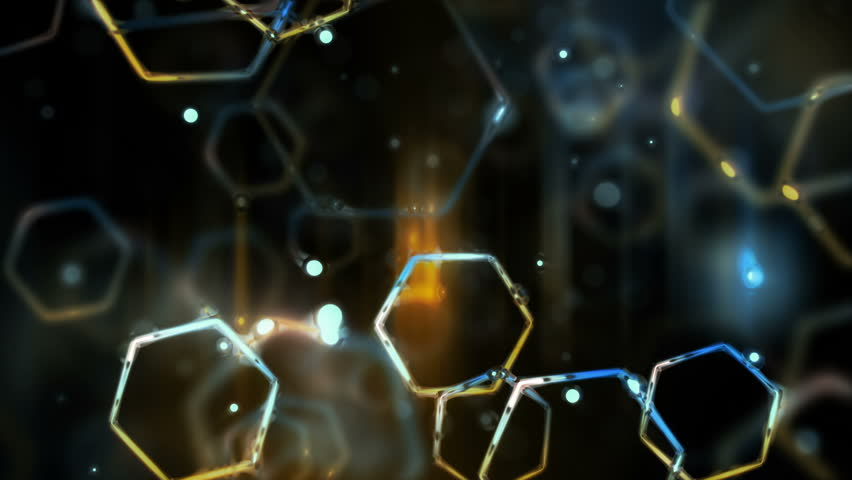
#> input picture img.jpg, 852 x 480 px
$ jupyter execute Image_operations.ipynb
#> lines starting #> are read from the running program, lines starting #| are printed output that depends on the picture; after the words box and inside, x2 and y2 are one past the last pixel; in counts of white or black regions, pixels touching at a corner belong together
### Each video  = sum of frames
### Each frame = collection of pixel , each pixel has a location in the picture or frame and an associated value depicting intensity of color of that specefic channel.

[cell 1]
#import our dependencies
import cv2
import numpy as np

[cell 2]
img = cv2.imread('img.jpg',cv2.IMREAD_COLOR)
#> img is the input picture: shape (480, 852, 3); mean B, G, R 29.5, 37, 33.7

[cell 3]
# To refer to a particular pixel use something like this
px = img[35,35]
#> px = [2, 7, 6]

[cell 4]
#to change the value of a particular pixel
img[25,25] = [255,255,255]
#> img: shape (480, 852, 3); under 0.01% of pixels changed, all inside (x1, y1, x2, y2) = (25, 25, 26, 26)

[cell 5]
# We can refer to the region of an image as :
region = img[20:500,50:800]
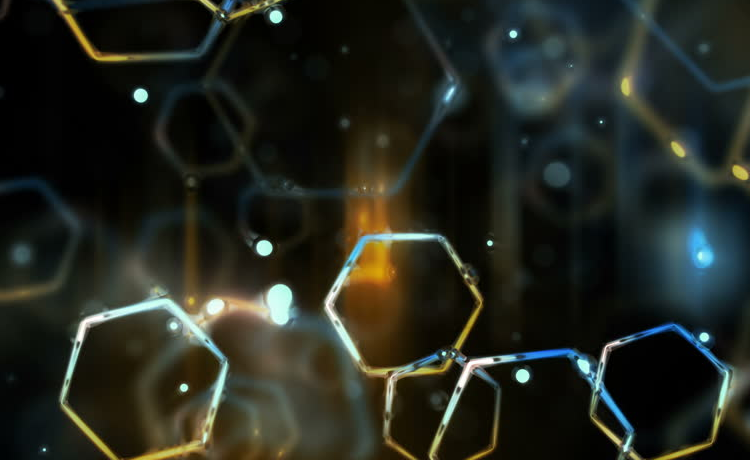
#> region: shape (460, 750, 3); mean B, G, R 31.4, 39.7, 36.3

print(region)
#> (printed output is left out)

[cell 6]
region = [255,255,255]
print(img.size)
#| 1226880
print(img.shape)
#| (480, 852, 3)
print(img.dtype)
#| uint8

[cell 7]
t = img[100:250,200:500]
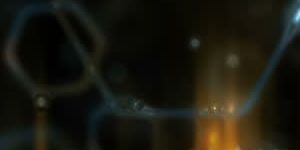
#> t: shape (150, 300, 3); mean B, G, R 15.2, 25.1, 26.1
img[200:350,100:400] = t
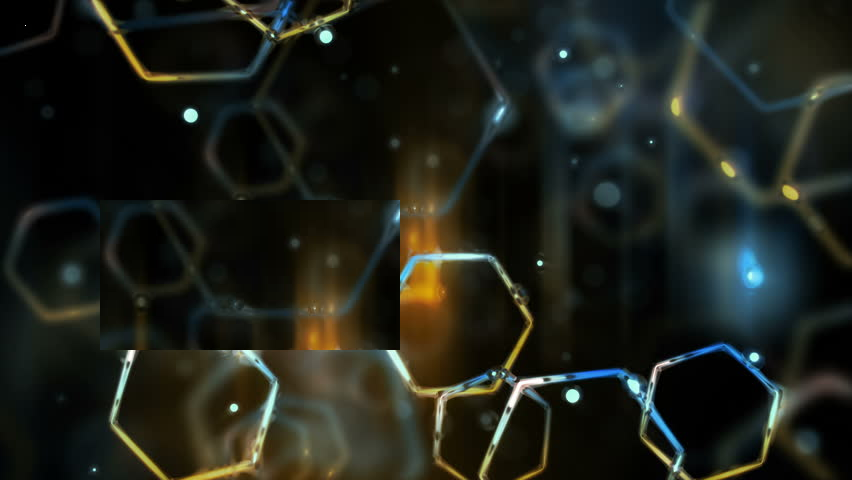
#> img: shape (480, 852, 3); mean B, G, R 26.2, 33.7, 30.7
cv2.imshow('image',img)
cv2.waitKey(0)
cv2.destroyAllWindows()
